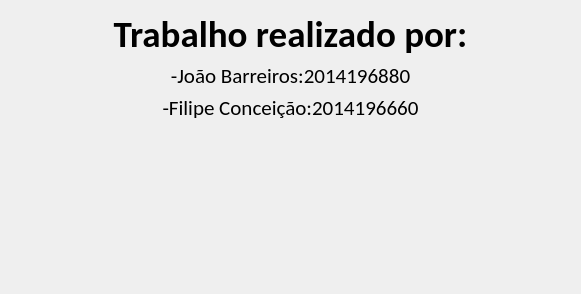
<?xml version="1.0" encoding="UTF-8"?>
<ui version="4.0">
 <class>Acerca</class>
 <widget class="QDialog" name="Acerca">
  <property name="windowModality">
   <enum>Qt::ApplicationModal</enum>
  </property>
  <property name="enabled">
   <bool>true</bool>
  </property>
  <property name="geometry">
   <rect>
    <x>0</x>
    <y>0</y>
    <width>581</width>
    <height>294</height>
   </rect>
  </property>
  <property name="minimumSize">
   <size>
    <width>581</width>
    <height>0</height>
   </size>
  </property>
  <property name="windowTitle">
   <string>Acerca</string>
  </property>
  <property name="windowOpacity">
   <double>1.000000000000000</double>
  </property>
  <property name="sizeGripEnabled">
   <bool>false</bool>
  </property>
  <property name="modal">
   <bool>false</bool>
  </property>
  <layout class="QFormLayout" name="formLayout">
   <item row="0" column="0" colspan="2">
    <layout class="QVBoxLayout" name="verticalLayout_2">
     <item>
      <widget class="QLabel" name="label">
       <property name="font">
        <font>
         <family>Calibri</family>
         <pointsize>12</pointsize>
         <weight>75</weight>
         <bold>true</bold>
         <stylestrategy>PreferDefault</stylestrategy>
         <kerning>true</kerning>
        </font>
       </property>
       <property name="text">
        <string>&lt;html&gt;&lt;head/&gt;&lt;body&gt;&lt;p align=&quot;center&quot;&gt;&lt;span style=&quot; font-size:28pt;&quot;&gt;Trabalho realizado por:&lt;/span&gt;&lt;/p&gt;&lt;/body&gt;&lt;/html&gt;</string>
       </property>
       <property name="textFormat">
        <enum>Qt::AutoText</enum>
       </property>
       <property name="alignment">
        <set>Qt::AlignCenter</set>
       </property>
       <property name="wordWrap">
        <bool>false</bool>
       </property>
      </widget>
     </item>
     <item>
      <layout class="QVBoxLayout" name="verticalLayout">
       <item>
        <widget class="QLabel" name="label_2">
         <property name="font">
          <font>
           <family>Calibri</family>
          </font>
         </property>
         <property name="text">
          <string>&lt;html&gt;&lt;head/&gt;&lt;body&gt;&lt;p align=&quot;center&quot;&gt;&lt;span style=&quot; font-size:16pt;&quot;&gt;-João Barreiros:2014196880&lt;/span&gt;&lt;/p&gt;&lt;/body&gt;&lt;/html&gt;</string>
         </property>
        </widget>
       </item>
       <item>
        <widget class="QLabel" name="label_3">
         <property name="font">
          <font>
           <family>Calibri</family>
           <weight>50</weight>
           <italic>false</italic>
           <bold>false</bold>
           <underline>false</underline>
           <strikeout>false</strikeout>
          </font>
         </property>
         <property name="cursor">
          <cursorShape>ArrowCursor</cursorShape>
         </property>
         <property name="text">
          <string>&lt;html&gt;&lt;head/&gt;&lt;body&gt;&lt;p align=&quot;center&quot;&gt;&lt;span style=&quot; font-size:16pt;&quot;&gt;-Filipe Conceição:2014196660&lt;/span&gt;&lt;/p&gt;&lt;/body&gt;&lt;/html&gt;</string>
         </property>
        </widget>
       </item>
      </layout>
     </item>
    </layout>
   </item>
  </layout>
 </widget>
 <resources/>
 <connections/>
</ui>
